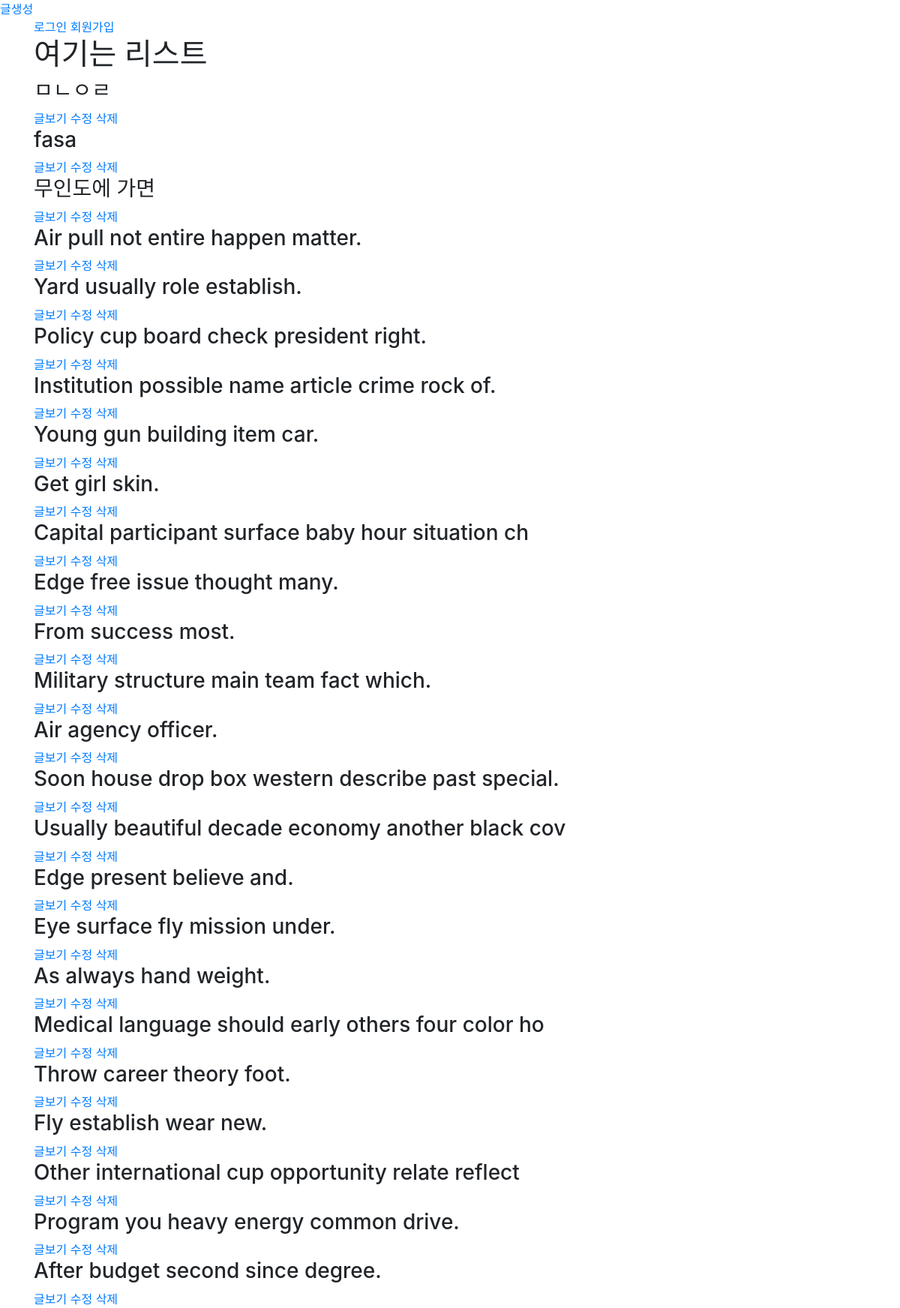
Screenshot of /questions/ with the database file from the repository.
### question/models.py (models this page shows, shortened)
class Question(models.Model):
    user = models.ForeignKey(settings.AUTH_USER_MODEL, on_delete=models.CASCADE)
    title = models.CharField(max_length=50)
    answerA = models.CharField(max_length=50)
    answerB = models.CharField(max_length=50)

### question/views.py (the view)
# urls.py: path('', views.list, name='list'),
def list(request):
    questions_list = Question.objects.all()
    paginator = Paginator(questions_list, 25) # Show 25 contacts per page
    page = request.GET.get('page')
    questions = paginator.get_page(page)
    return render(request, 'question/list.html', {'questions': questions})

### question/templates/question/list.html (shortened to what this page needs)
{%extends 'question/base.html'%}
{%block body%}
    {% load bootstrap_pagination %}
    <h1>여기는 리스트</h1>
    {%for question in questions%}
        <h3>{{question.title}}</h3>
        <a href="{%url 'question:detail' id=question.id%}">글보기</a>
        <a href='{%url "question:update" id=question.id%}'>수정</a>
        <a href='{%url "question:delete" id=question.id%}'>삭제</a>
    {%endfor%}
{%endblock%}

### rows the page displays
Question: title "ㅁㄴㅇㄹ"
Question: title "fasa"
Question: title "무인도에 가면"
Question: title "Air pull not entire happen matter."
Question: title "Yard usually role establish."
Question: title "Policy cup board check president right."
Question: title "Institution possible name article crime rock of."
Question: title "Young gun building item car."
Question: title "Get girl skin."
Question: title "Capital participant surface baby hour situation ch"
Question: title "Edge free issue thought many."
Question: title "From success most."
Question: title "Military structure main team fact which."
Question: title "Air agency officer."
Question: title "Soon house drop box western describe past special."
Question: title "Usually beautiful decade economy another black cov"
Question: title "Edge present believe and."
Question: title "Eye surface fly mission under."
Question: title "As always hand weight."
Question: title "Medical language should early others four color ho"
Question: title "Throw career theory foot."
Question: title "Fly establish wear new."
Question: title "Other international cup opportunity relate reflect"
Question: title "Program you heavy energy common drive."
Question: title "After budget second since degree."
